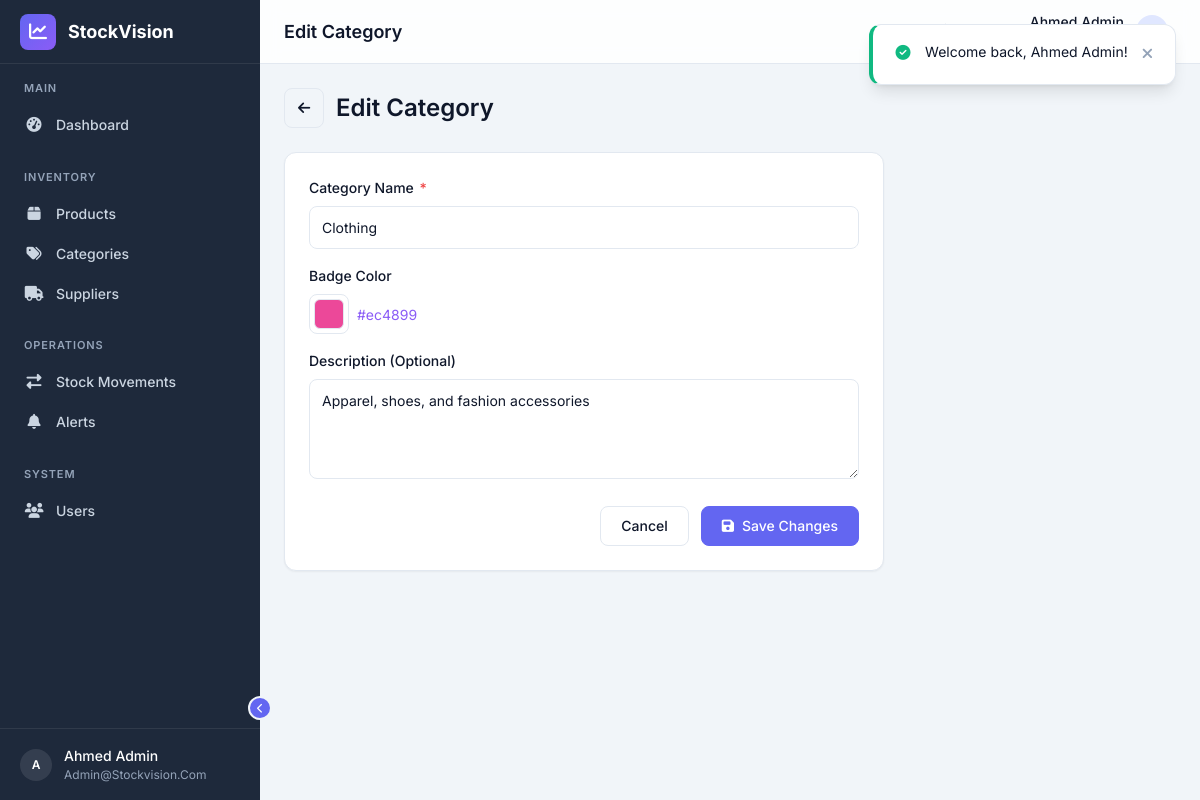
Page /categories/2/edit (signed in) on the committed database.
### tables this page shows
CREATE TABLE `categories` (
    `id` INT UNSIGNED AUTO_INCREMENT PRIMARY KEY,
    `name` VARCHAR(100) NOT NULL,
    `description` TEXT NULL,
    `color` VARCHAR(7) NULL COMMENT 'Hex color for charts/badges',
    `created_at` DATETIME NOT NULL DEFAULT CURRENT_TIMESTAMP,
    `updated_at` DATETIME NULL ON UPDATE CURRENT_TIMESTAMP,
    `deleted_at` DATETIME NULL COMMENT 'Soft delete timestamp',
    UNIQUE KEY `uk_categories_name` (`name`)
);

### app/controllers/CategoryController.php (called while the page is built, shortened)
<?php
class CategoryController
{
    private Category $categoryModel;
    public function __construct()
    {
        $this->db = getDB();
        $this->categoryModel = new Category($this->db);
    }
    public function edit(int $id): void
    {
        $category = $this->categoryModel->findById($id);
        $pageTitle = 'Edit Category';
        $this->render('categories/edit', compact('pageTitle', 'category', 'errors'));
    }
    private function render(string $view, array $data = [], string $layout = 'app'): void
    {
        extract($data);
        require __DIR__ . '/../../views/layouts/' . $layout . '.php';
    }
}

### public/index.php (called while the page is built, shortened)
<?php
require_once __DIR__ . '/../app/config/app.php';
require_once __DIR__ . '/../app/config/database.php';
require_once __DIR__ . '/../app/helpers/response.php';
$requestMethod = $_SERVER['REQUEST_METHOD'];
$requestUri    = parse_url($_SERVER['REQUEST_URI'], PHP_URL_PATH);
$requestUri = '/' . ltrim($requestUri, '/');
$routes = require __DIR__ . '/../app/routes.php';
$matchedRoute  = null;
$routeParams   = [];
foreach ($routes as $route) {
    [$method, $path, $controller, $action] = $route;
    if ($method !== $requestMethod) {
        continue;
    }
    $pattern = preg_replace('/\{([a-zA-Z_]+)\}/', '(\d+)', $path);
    $pattern = '#^' . $pattern . '$#';
    if (preg_match($pattern, $requestUri, $matches)) {
        $matchedRoute = $route;
        array_shift($matches);
        $routeParams = $matches;
        break;
    }
}
[, , $controllerName, $actionName] = $matchedRoute;
$controller = new $controllerName();
call_user_func_array([$controller, $actionName], $routeParams);

### app/config/database.php (called while the page is built, shortened)
<?php
function getDB(): PDO
{
    static $pdo = null;
    if ($pdo === null) {
        $dsn = sprintf(
            'mysql:host=%s;port=%s;dbname=%s;charset=%s',
            DB_HOST,
            DB_PORT,
            DB_NAME,
            DB_CHARSET
        );
        $options = [
            PDO::ATTR_ERRMODE            => PDO::ERRMODE_EXCEPTION,
            PDO::ATTR_DEFAULT_FETCH_MODE => PDO::FETCH_ASSOC,
            PDO::ATTR_EMULATE_PREPARES   => false,
            PDO::MYSQL_ATTR_INIT_COMMAND => "SET NAMES utf8mb4 COLLATE utf8mb4_unicode_ci",
        ];
        try {
            $pdo = new PDO($dsn, DB_USER, DB_PASS, $options);
        } catch (PDOException $e) {
            error_log('Database connection failed: ' . $e->getMessage());
            die('Database connection failed. Please check your configuration.');
        }
    }
    return $pdo;
}

### app/models/Category.php (called while the page is built, shortened)
<?php
class Category
{
    private PDO $db;
    public function __construct(PDO $db)
    {
        $this->db = $db;
    }
    public function findById(int $id): ?array
    {
        $stmt = $this->db->prepare("
            SELECT * FROM `categories`
            WHERE `id` = ? AND `deleted_at` IS NULL
        ");
        $stmt->execute([$id]);
        $category = $stmt->fetch();
        return $category ?: null;
    }
}

### app/helpers/response.php (called while the page is built, shortened)
<?php
function old(string $field, mixed $default = ''): mixed
{
    $value = $_SESSION['old'][$field] ?? $default;
    return $value;
}
function hasError(string $field): bool
{
    return isset($_SESSION['errors'][$field]);
}

### views/categories/edit.php (the view, shortened to what this page needs)
<div class="page-header">
    <div class="d-flex align-items-center gap-3">
        <a href="<?= BASE_URL ?>/categories" class="btn btn-icon btn-outline" aria-label="Back">
            <i class="fa-solid fa-arrow-left"></i>
        </a>
        <h1 class="m-0"><?= htmlspecialchars($pageTitle) ?></h1>
    </div>
</div>
<div class="card" style="max-width: 600px;">
    <div class="card-body">
        <form action="<?= BASE_URL ?>/categories/<?= $category['id'] ?>/update" method="POST">
            <div class="form-group">
                <label for="name" class="form-label">Category Name <span class="required">*</span></label>
                <input type="text" id="name" name="name"
                       class="form-control <?= hasError('name') ? 'is-invalid' : '' ?>"
                       value="<?= htmlspecialchars(old('name', $category['name'])) ?>" required>
            </div>
            <div class="form-group">
                <label for="color" class="form-label">Badge Color</label>
                <div class="color-picker-wrapper">
                    <input type="color" id="color" name="color"
                           class="form-control <?= hasError('color') ? 'is-invalid' : '' ?>"
                           value="<?= htmlspecialchars(old('color', $category['color'] ?: '#6366f1')) ?>">
                    <span class="text-sm text-secondary" id="color-hex"><?= htmlspecialchars(old('color', $category['color'] ?: '#6366f1')) ?></span>
                </div>
            </div>
            <div class="form-group mb-5">
                <label for="description" class="form-label">Description (Optional)</label>
                <textarea id="description" name="description"
                          class="form-control <?= hasError('description') ? 'is-invalid' : '' ?>"
                          rows="3"><?= htmlspecialchars(old('description', $category['description'])) ?></textarea>
            </div>
            <div class="d-flex justify-content-end gap-3">
                <a href="<?= BASE_URL ?>/categories" class="btn btn-outline">Cancel</a>
                <button type="submit" class="btn btn-primary">
                    <i class="fa-solid fa-save"></i> Save Changes
                </button>
            </div>
        </form>
    </div>
</div>

### public/css/variables.css (style rules this page uses)
:root { --primary: #6366f1; --primary-hover: #4f46e5; --primary-light: #e0e7ff; --primary-rgb: 99, 102, 241; --secondary: #8b5cf6; --secondary-hover: #7c3aed; --secondary-light: #ede9fe; --success: #10b981; --success-hover: #059669; --success-light: #d1fae5; --warning: #f59e0b; --warning-hover: #d97706; --warning-light: #fef3c7; --danger: #ef4444; --danger-hover: #dc2626; --danger-light: #fee2e2; --info: #3b82f6; --info-hover: #2563eb; --info-light: #dbeafe; --bg-body: #f1f5f9; --bg-card: #ffffff; --bg-sidebar: #1e293b; --bg-sidebar-hover: #334155; --bg-sidebar-active: rgba(99, 102, 241, 0.15); --bg-input: #ffffff; --bg-hover: #f8fafc; --bg-stripe: #f8fafc; --text-primary: #0f172a; --text-secondary: #64748b; --text-tertiary: #94a3b8; --text-sidebar: #cbd5e1; --text-sidebar-active: #ffffff; --text-on-primary: #ffffff; --text-link: #6366f1; --border-color: #e2e8f0; --border-color-hover: #cbd5e1; --border-radius: 8px; --border-radius-sm: 6px; --border-radius-lg: 12px; --border-radius-xl: 16px; --border-radius-full: 9999px; --shadow-sm: 0 1px 2px rgba(0, 0, 0, 0.05); --shadow: 0 1px 3px rgba(0, 0, 0, 0.1), 0 1px 2px rgba(0, 0, 0, 0.06); --shadow-md: 0 4px 6px -1px rgba(0, 0, 0, 0.1), 0 2px 4px -2px rgba(0, 0, 0, 0.1); --shadow-lg: 0 10px 15px -3px rgba(0, 0, 0, 0.1), 0 4px 6px -4px rgba(0, 0, 0, 0.1); --shadow-xl: 0 20px 25px -5px rgba(0, 0, 0, 0.1), 0 8px 10px -6px rgba(0, 0, 0, 0.1); --space-1: 4px; --space-2: 8px; --space-3: 12px; --space-4: 16px; --space-5: 20px; --space-6: 24px; --space-8: 32px; --space-10: 40px; --space-12: 48px; --space-16: 64px; --font-family: 'Inter', -apple-system, BlinkMacSystemFont, 'Segoe UI', Roboto, sans-serif; --font-size-xs: 0.75rem; --font-size-sm: 0.875rem; --font-size-base: 0.9375rem; --font-size-lg: 1.125rem; --font-size-xl: 1.25rem; --font-size-2xl: 1.5rem; --font-size-3xl: 1.875rem; --font-weight-normal: 400; --font-weight-medium: 500; --font-weight-semibold: 600; --font-weight-bold: 700; --line-height-tight: 1.25; --line-height-normal: 1.5; --line-height-relaxed: 1.75; --sidebar-width: 260px; --sidebar-collapsed-width: 72px; --topbar-height: 64px; --content-max-width: 1400px; --transition-fast: 150ms ease; --transition-base: 250ms ease; --transition-slow: 350ms ease; --z-dropdown: 100; --z-sticky: 200; --z-sidebar: 250; --z-modal-overlay: 300; --z-modal: 400; --z-toast: 500; }

### public/css/base.css (style rules this page uses)
*, *::before, *::after { box-sizing: border-box; margin: 0; padding: 0; }
html { scroll-behavior: smooth; -webkit-text-size-adjust: 100%; -moz-text-size-adjust: 100%; text-size-adjust: 100%; }
body { font-family: var(--font-family); font-size: var(--font-size-base); font-weight: var(--font-weight-normal); line-height: var(--line-height-normal); color: var(--text-primary); background-color: var(--bg-body); -webkit-font-smoothing: antialiased; -moz-osx-font-smoothing: grayscale; min-height: 100vh; }
h1, h2, h3, h4, h5, h6 { font-weight: var(--font-weight-semibold); line-height: var(--line-height-tight); color: var(--text-primary); margin-bottom: 0.5em; }
h1 { font-size: var(--font-size-3xl); }
a { color: var(--text-link); text-decoration: none; transition: color var(--transition-fast); }
input, button, textarea, select { font: inherit; color: inherit; }
button { cursor: pointer; border: none; background: none; }
* { scrollbar-width: thin; scrollbar-color: var(--text-tertiary) transparent; }

### public/css/components.css (style rules this page uses)
.btn { display: inline-flex; align-items: center; justify-content: center; gap: var(--space-2); padding: 10px 20px; font-size: var(--font-size-sm); font-weight: var(--font-weight-medium); line-height: 1; border-radius: var(--border-radius); border: 1px solid transparent; cursor: pointer; transition: all var(--transition-base); white-space: nowrap; text-decoration: none; min-height: 40px; }
.btn i { font-size: 1em; }
.btn-primary { background: var(--primary); color: var(--text-on-primary); border-color: var(--primary); }
.btn-outline { background: transparent; color: var(--text-primary); border-color: var(--border-color); }
.btn-icon { width: 40px; height: 40px; padding: 0; border-radius: var(--border-radius); }
.card { background: var(--bg-card); border: 1px solid var(--border-color); border-radius: var(--border-radius-lg); box-shadow: var(--shadow-sm); transition: box-shadow var(--transition-base); overflow: hidden; }
.card-body { padding: var(--space-6); }

### rows in the picture
categories: name "Clothing", color "#ec4899", description "Apparel, shoes, and fashion accessories"

### other values in the picture
substr(currentUserName() ?? 'U', 0, 1) "A"
currentUserName() "Ahmed Admin"
currentUserEmail() "Admin@stockvision.com"
$pageTitle "Edit Category"
